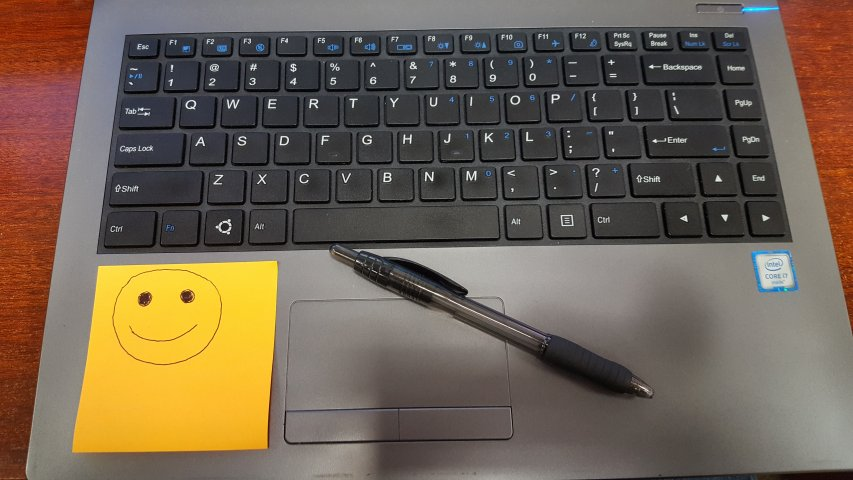
#> input picture Class_Exercise/source_img.jpg, 853 x 480 px
$ python TemplateMatching.py
#> lines starting #> are read from the running program, lines starting #| are printed output that depends on the picture
import numpy as np
import cv2

def TemplateMatching(src, temp, stepsize): # src: source image, temp: template image, stepsize: the step size for sliding the template
    mean_t = 0;
    var_t = 0;
    location = [0, 0];
    # Calculate the mean and variance of template pixel values
    mean_t = np.mean(temp)
    var_t = np.var(temp)

    max_corr = 0;
    # Slide window in source image and find the maximum correlation
    for i in np.arange(0, src.shape[0] - temp.shape[0], stepsize):
        for j in np.arange(0, src.shape[1] - temp.shape[1], stepsize):
            mean_s = 0;
            var_s = 0;
            corr = 0;
            # Calculate the mean and variance of source image pixel values inside window
            cropped_src = src[i:(i+temp.shape[0]), j:(j+temp.shape[1])]
            mean_s = np.mean(cropped_src)
            var_s = np.var(cropped_src)

            # Calculate normalized correlation coefficient (NCC) between source and template
            for k in np.arange(0, temp.shape[0]):
                for l in np.arange(0, temp.shape[1]):
                    corr += 1/float(temp.shape[0]*temp.shape[1])*(temp[k,l]-mean_t)*(cropped_src[k,l]-mean_s)/(var_t*var_s)

            if corr > max_corr:
                max_corr = corr;
                location = [i, j];
    return location

# load source and template images
source_img = cv2.imread('source_img.jpg',0) # read image in grayscale
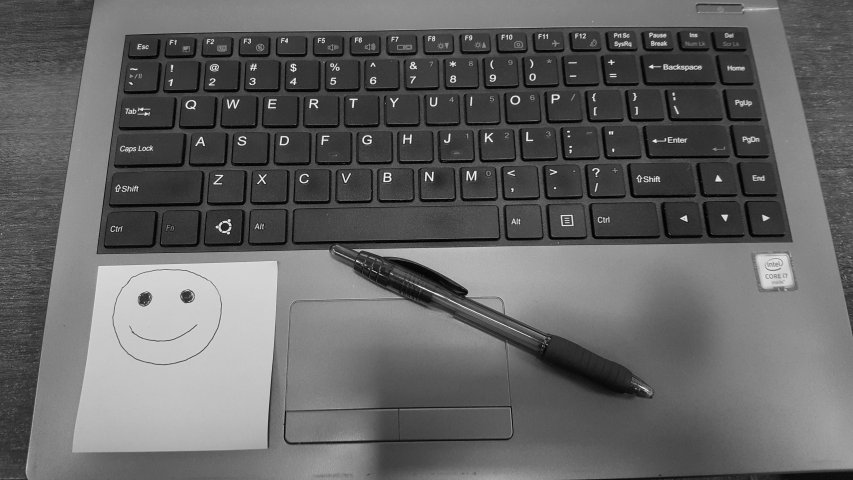
#> source_img: shape (480, 853); min 0, max 251, mean 100.6
temp = cv2.imread('template.jpg',0) # read image in grayscale
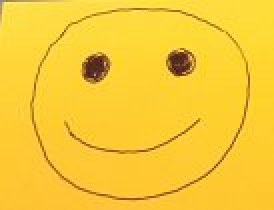
#> input picture Class_Exercise/template.jpg, 137 x 105 px (shown 2 times larger)
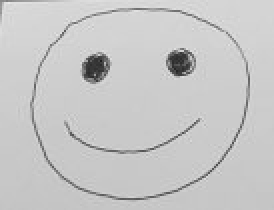
#> temp: shape (105, 137) (shown 2 times larger); min 28, max 234, mean 198.9
location = TemplateMatching(source_img, temp, 20);
#> in TemplateMatching, `mean_t = np.mean(temp)`: mean_t = 198.9
#> in TemplateMatching, `var_t = np.var(temp)`: var_t = 549.2
#> after the loop in TemplateMatching, `for i in np.arange(0, src.shape[0] - temp.shape[0], stepsize):`:
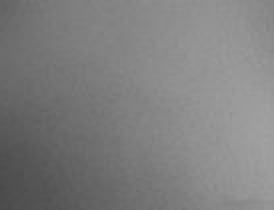
#> cropped_src: shape (105, 137) (shown 2 times larger); min 74, max 162, mean 126.7
#> after the loop in TemplateMatching, `for i in np.arange(0, src.shape[0] - temp.shape[0], stepsize):`: location = [260, 100]; max_corr = 0.0004
#> location = [260, 100]
print(location)
#| [260, 100]
match_img = cv2.cvtColor(source_img, cv2.COLOR_GRAY2RGB)

# Draw a red rectangle on match_img to show the template matching result
cv2.rectangle(match_img, (location[1], location[0]),
              (location[1]+temp.shape[1]-1, location[0]+temp.shape[0]-1),
              (255,0,0), 5
)
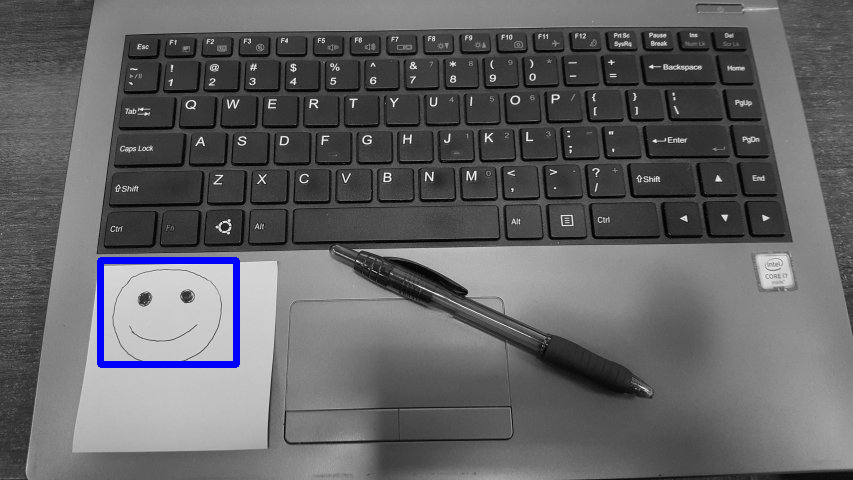
#> match_img: shape (480, 853, 3); mean B, G, R 101.2, 99.1, 99.1

# Save the template matching result image (match_img)
cv2.imwrite('match_img.jpg', match_img)


# Display the template image and the matching result
cv2.namedWindow('TemplateImage', cv2.WINDOW_NORMAL)
cv2.namedWindow('MyTemplateMatching', cv2.WINDOW_NORMAL)
cv2.imshow('TemplateImage', temp)
cv2.imshow('MyTemplateMatching', match_img)
cv2.waitKey(0)
cv2.destroyAllWindows()
